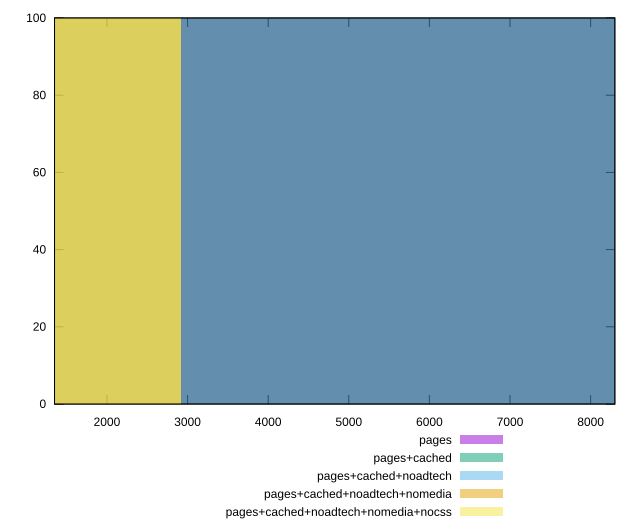

The gnuplot source for this figure:
reset

$pages <<EOF
5833.025985637326 100
EOF

$pagesCached <<EOF
5833.025985637326 100
EOF

$pagesCachedNoadtech <<EOF
0 100
EOF

$pagesCachedNoadtechNomedia <<EOF
0 100
EOF

$pagesCachedNoadtechNomediaNocss <<EOF
0 100
EOF

set key outside below
set boxwidth 5833.025985637326
set xrange [1350:8300]
set yrange [0:100]
set trange [0:100]
set style fill transparent solid 0.5 noborder
set terminal svg size 640, 530 enhanced background rgb 'white'
set output "report_00018_2021-02-10T15-25-16.877Z/uses-text-compression/comparison/histogram/all_raw.svg"

plot $pages title "pages" with boxes, \
     $pagesCached title "pages+cached" with boxes, \
     $pagesCachedNoadtech title "pages+cached+noadtech" with boxes, \
     $pagesCachedNoadtechNomedia title "pages+cached+noadtech+nomedia" with boxes, \
     $pagesCachedNoadtechNomediaNocss title "pages+cached+noadtech+nomedia+nocss" with boxes

reset
